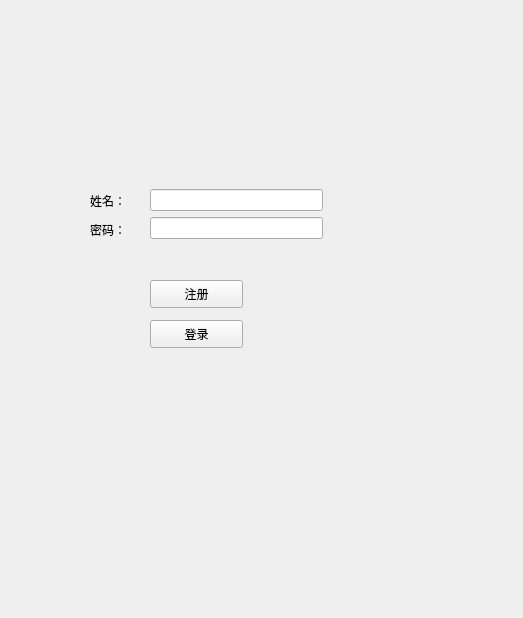
<?xml version="1.0" encoding="UTF-8"?>
<ui version="4.0">
 <class>Login</class>
 <widget class="QWidget" name="Login">
  <property name="geometry">
   <rect>
    <x>0</x>
    <y>0</y>
    <width>523</width>
    <height>618</height>
   </rect>
  </property>
  <property name="windowTitle">
   <string>Form</string>
  </property>
  <property name="styleSheet">
   <string notr="true"/>
  </property>
  <widget class="QPushButton" name="pushButton">
   <property name="geometry">
    <rect>
     <x>150</x>
     <y>280</y>
     <width>93</width>
     <height>28</height>
    </rect>
   </property>
   <property name="styleSheet">
    <string notr="true"/>
   </property>
   <property name="text">
    <string>注册</string>
   </property>
  </widget>
  <widget class="QPushButton" name="pushButton_2">
   <property name="geometry">
    <rect>
     <x>150</x>
     <y>320</y>
     <width>93</width>
     <height>28</height>
    </rect>
   </property>
   <property name="styleSheet">
    <string notr="true"/>
   </property>
   <property name="text">
    <string>登录</string>
   </property>
  </widget>
  <widget class="QWidget" name="">
   <property name="geometry">
    <rect>
     <x>150</x>
     <y>189</y>
     <width>173</width>
     <height>51</height>
    </rect>
   </property>
   <layout class="QVBoxLayout" name="verticalLayout_2">
    <item>
     <widget class="QLineEdit" name="lineEdit"/>
    </item>
    <item>
     <widget class="QLineEdit" name="lineEdit_2"/>
    </item>
   </layout>
  </widget>
  <widget class="QLabel" name="label_2">
   <property name="geometry">
    <rect>
     <x>90</x>
     <y>219</y>
     <width>45</width>
     <height>22</height>
    </rect>
   </property>
   <property name="styleSheet">
    <string notr="true">font: 87 9pt &quot;Arial Black&quot;;</string>
   </property>
   <property name="text">
    <string>密码：</string>
   </property>
  </widget>
  <widget class="QLabel" name="label">
   <property name="geometry">
    <rect>
     <x>90</x>
     <y>190</y>
     <width>45</width>
     <height>22</height>
    </rect>
   </property>
   <property name="styleSheet">
    <string notr="true">font: 87 9pt &quot;Arial Black&quot;;
</string>
   </property>
   <property name="text">
    <string>姓名：</string>
   </property>
  </widget>
 </widget>
 <resources/>
 <connections/>
</ui>
